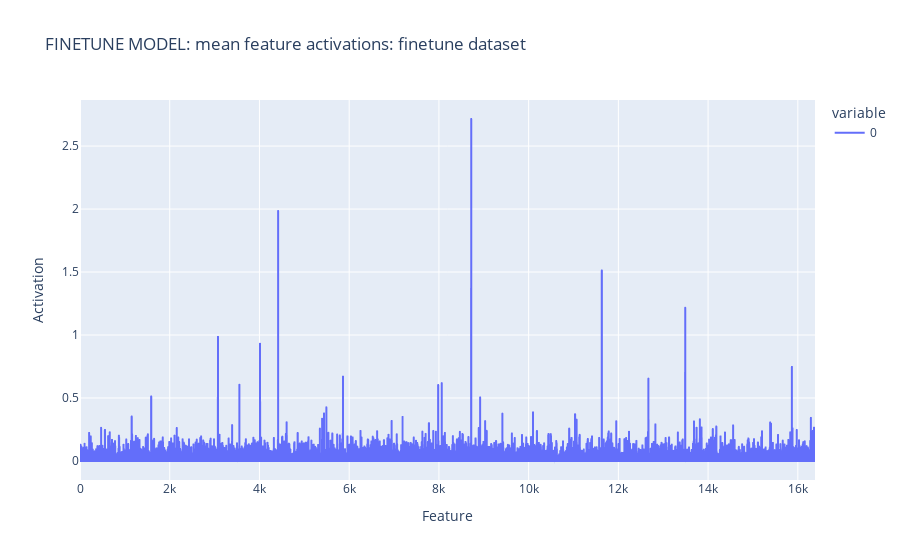

The cell this chart's notebook holds for it:
### Code cell
import plotly.express as px

fig = px.line(
    finetune_feature_acts.cpu(),
    title="FINETUNE MODEL: mean feature activations: finetune dataset",
    labels={"index": "Feature", "value": "Activation"},
)
fig.show()

### Figure 1 — Plotly figure (JSON) as saved in the notebook; plotly's stock layout.template omitted (floating-point values rounded to 4 significant figures; data arrays with more than 128 entries replaced by an {"elided": "..."} marker saying what was removed)
{"data": [{"hovertemplate": "variable=0<br>Feature=%{x}<br>Activation=%{y}<extra></extra>", "legendgroup": "0", "line": {"color": "#636efa", "dash": "solid"}, "marker": {"symbol": "circle"}, "mode": "lines", "name": "0", "showlegend": true, "type": "scattergl", "x": {"elided": "16384 int values"}, "xaxis": "x", "y": {"elided": "16384 float values"}, "yaxis": "y"}], "layout": {"autosize": true, "legend": {"title": {"text": "variable"}, "tracegroupgap": 0}, "title": {"text": "FINETUNE MODEL: mean feature activations: finetune dataset"}, "xaxis": {"anchor": "y", "autorange": true, "domain": [0, 1], "range": [0, 16383], "title": {"text": "Feature"}, "type": "linear"}, "yaxis": {"anchor": "x", "autorange": true, "domain": [0, 1], "range": [-0.1508, 2.866], "title": {"text": "Activation"}, "type": "linear"}}}
